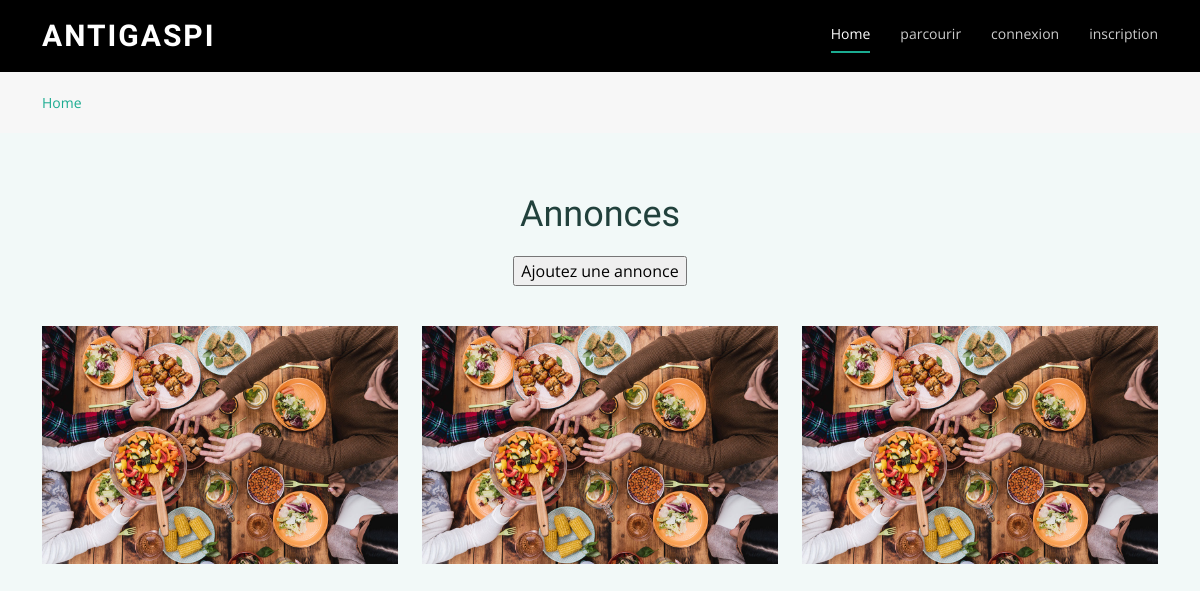
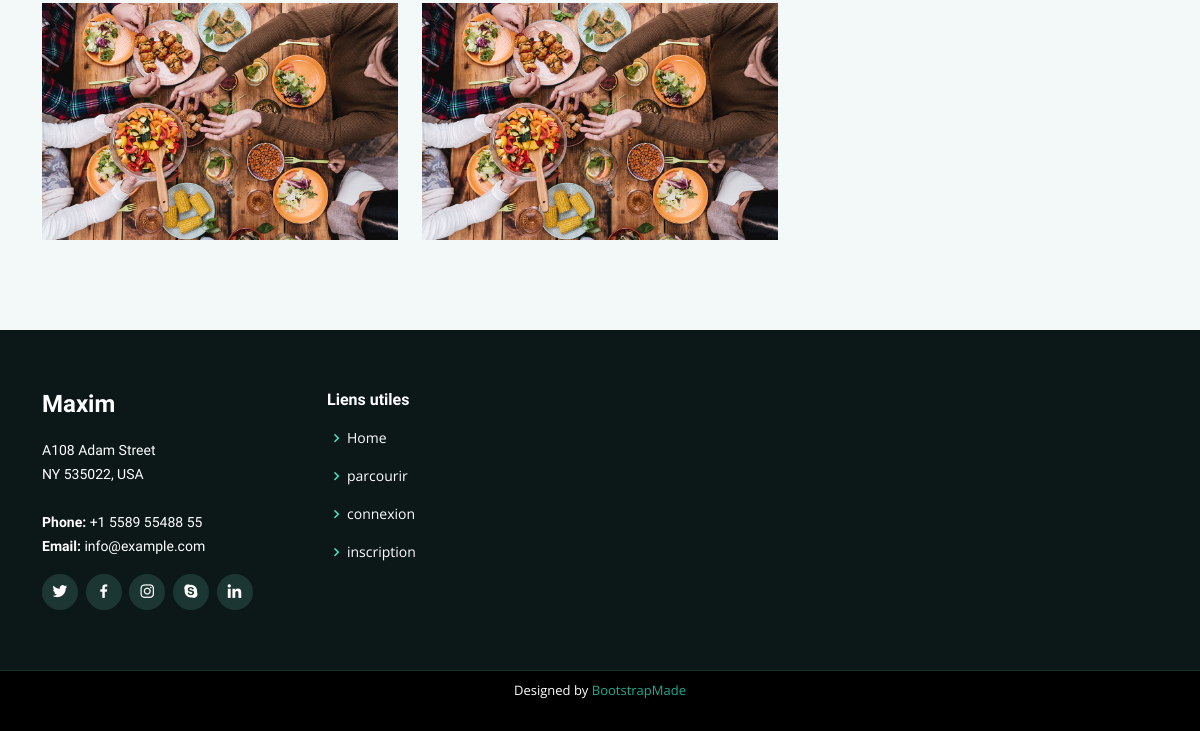
Page /food/ on the earlier database version (2 pictures, top to bottom).
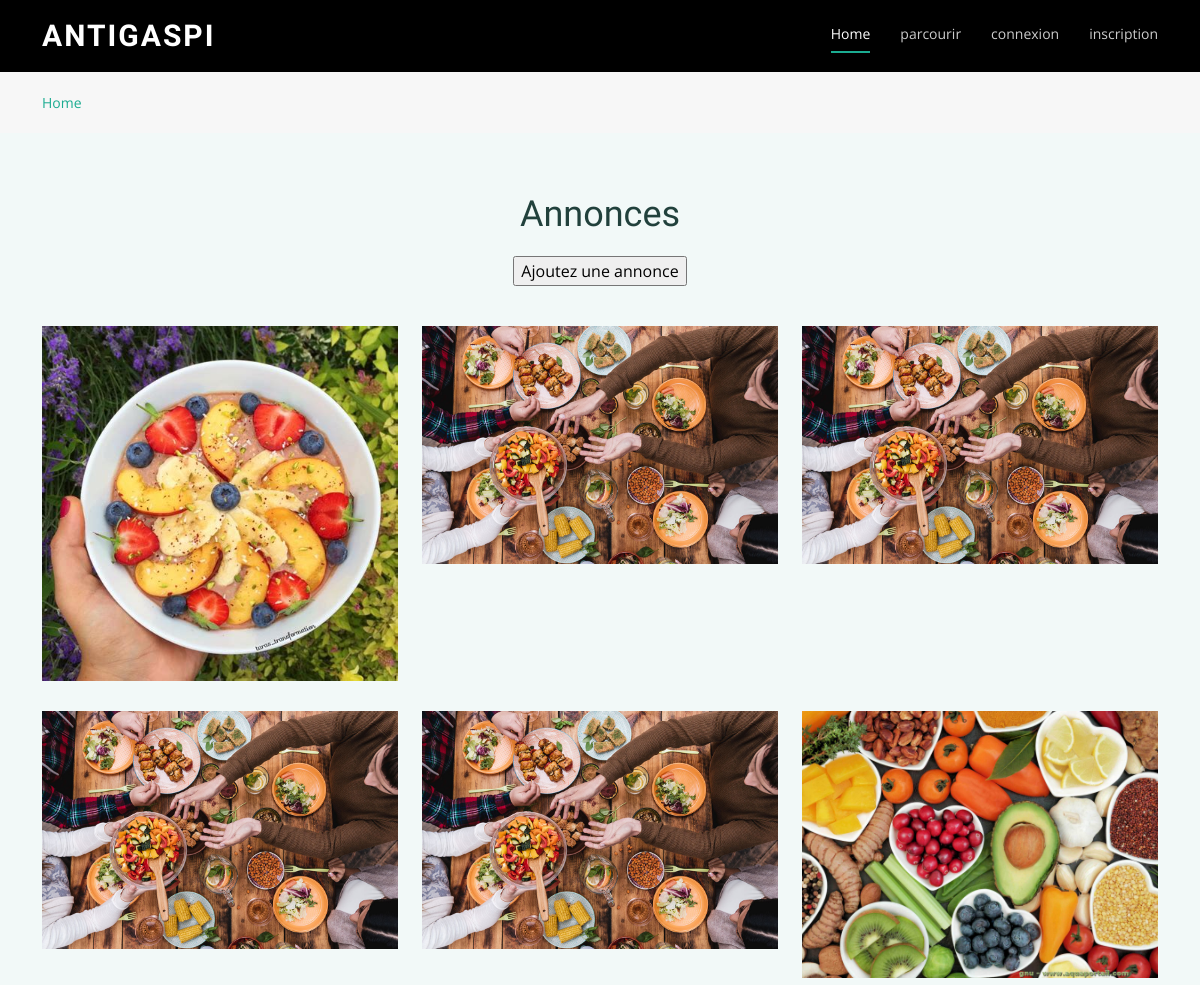
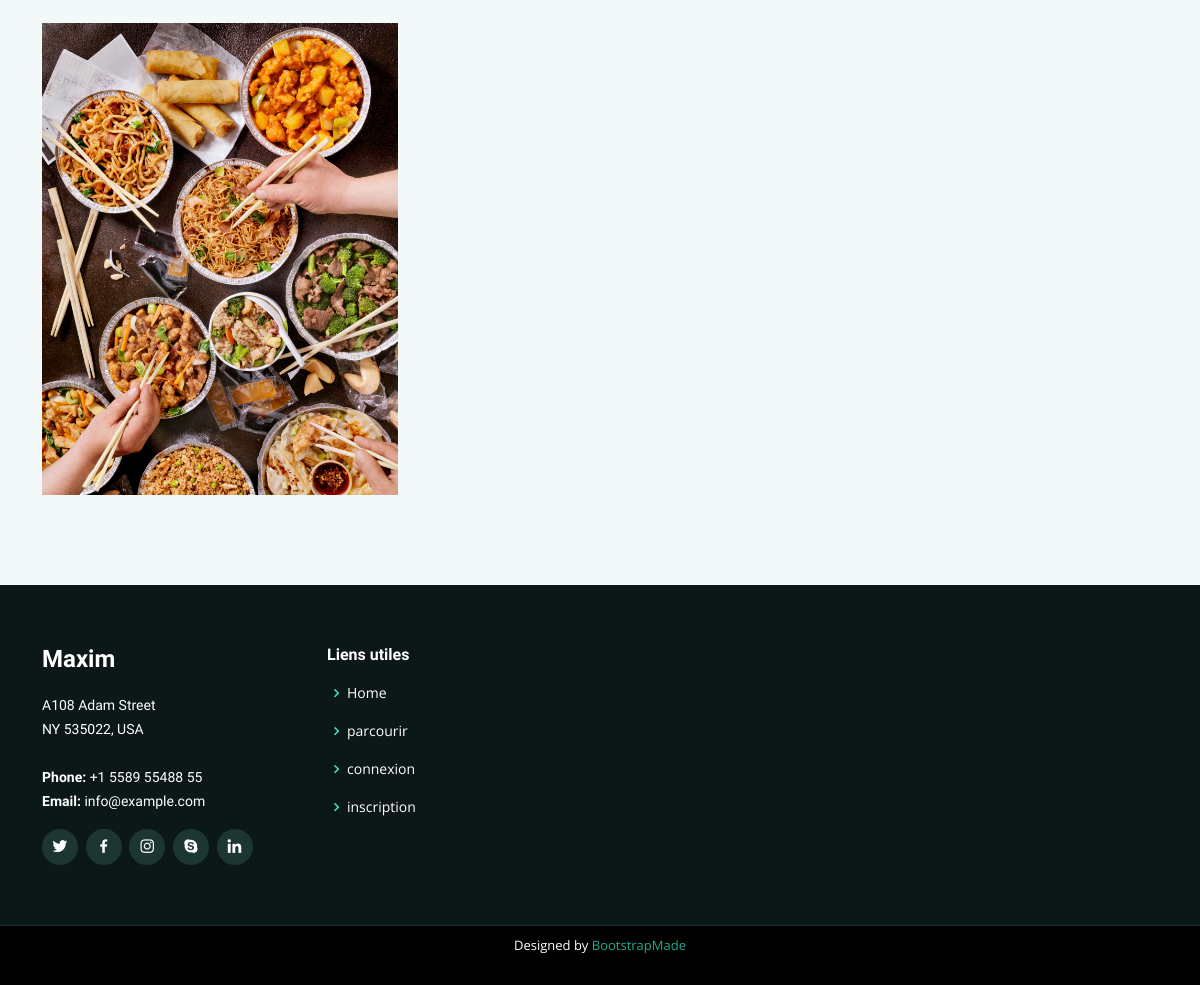
Same page on the later database version (2 pictures, top to bottom).
### siteweb/models.py (models this page shows, shortened)
class Annonce(models.Model):
    statut = models.BooleanField(default = True)
    date_add = models.DateTimeField(auto_now_add=True)
    date_upd = models.DateTimeField( auto_now=True)
    distributeur = models.ForeignKey(Utilisateur, on_delete=models.CASCADE)
    plat = models.CharField( max_length=150 , null = True)
    image = models.ImageField( upload_to='static/img', null = True, blank = True)

### siteweb/views.py (the view)
# urls.py: path('food/',views.food,name ='food'),
def food(request):
    context = {
        'annonces':models.Annonce.objects.all(),
    }
    return render(request,'pages/food.html',context)

### templates/pages/food.html (shortened to what this page needs)
{% extends 'bases/base.html' %} {% load static %} {% block main %}
<main id="main">
  <section class="breadcrumbs">
    <div class="container">
      <div class="d-flex justify-content-between align-items-center">
        <ol>
          <li><a href="{% url 'index' %}">Home</a></li>
        </ol>
      </div>
    </div>
  </section>
</main>
<section id="portfolio" class="portfolio section-bg">
  <div class="container">
    <div class="section-title" data-aos="fade-up">
      <h2>Annonces</h2>
      <div class="text-center">
        <form action="{% url 'annonce' %}" method="">
          <input type="submit" value="Ajoutez une annonce">
        </form>
      </div>
    </div>
    <div class="row portfolio-container" data-aos="fade-up">
      {% for annonce in annonces %}
      <div class="col-lg-4 col-md-6 portfolio-item filter-app">
        <div class="portfolio-wrap">
          <img src="{{annonce.image.url}}" class="img-fluid" alt="" />
        </div>
      </div>
      {% endfor %}
    </div>
  </div>
</section>
{% endblock main %}

Differences in the rows shown:
changed Annonce (number 1 of 7 on the later page): image: a different picture
added Annonce: image (picture)
added Annonce: image (picture)
